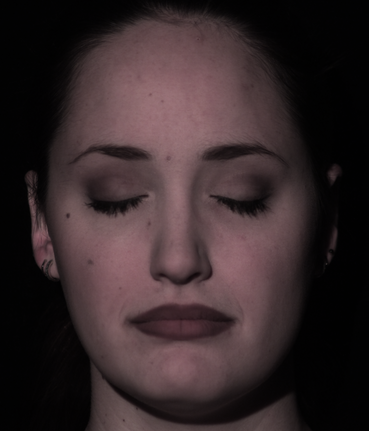
#> input picture CS283-PSets/PachecoTallaj_Natalia_pset7/data/female_01.tif, 369 x 431 px; its folder holds only this picture in this run
$ jupyter execute --allow-errors PachecoTallaj_Natalia_pset7.ipynb   (shell and % lines are left out)
#> lines starting #> are read from the running program, lines starting #| are printed output that depends on the picture
# Assignment 7
**CS283 Computer Vision, Harvard University, Fall 2019**

**Due Wednesday, Oct. 30, at 5:00pm**

Name: *Natalia Pacheco-Tallaj*

---

The purpose of this homework is to reinforce the topics of radiometry, reflectance, and photometric stereo. Forsyth and Ponce's chapter on Radiometry will be helpful for this assignment.

As always, your submission must follow the Submission Guidelines and take the form of an HTML version of the notebook (<tt>.html</tt>), and a ZIP containing your Jupyter notebook (<tt>.ipynb</tt>), and accompanying <tt>./data</tt> and <tt>./src</tt> and possibly <tt>./img</tt> folders. (The <tt>./src</tt> folder will be empty this week.)

[cell 1]
# Run this cell (only once) to install the unzip command.
# If you already installed this for previous assignments, no need to reinstall.

[cell 2]
# Extract required pset folders (make sure you ran the first cell first)

[cell 3]
# Import any required libraries here
import cv2                               # OpenCV
import numpy as np                       # numpy
import pickle

# Use this line to make matplotlib plot inline (only need to call it once when importing matplotlib)

import matplotlib.pyplot as plt
from matplotlib.colors import LightSource
from mpl_toolkits.mplot3d import axes3d
from matplotlib import cm
# Modify this line to adjust the displayed plot size. You can also call
# it with different parameters before specific plots.
plt.rcParams['figure.figsize'] = [10, 10]

## Question 1 (10 points)

For Lambertian surfaces, the BRDF is a constant function of the input and output directions. For such a material, we often describe the reflectance in terms of its *albedo*, which is given the symbol $\rho$.  For a Lambertian
surface, the BRDF and albedo are related by $f_r(\vec{v}_i,\vec{v}_o)=\rho/\pi.$  Using conservation of energy, prove
that $0\le\rho\le1$.

### Answer:
The directional hemispheric reflectance is the fraction of the incident irradiance in a given direction that is reflected by the surface in any direction. By conservation of energy, this fraction must be less than or equal to 1, since the surface cannot reflect more energy than it receives.

That is to say, if we illuminate our Lambertian surface with a single patch source of size $dA$, the incoming energy, which is given by
$$L_i(\theta_i, \phi_i)\cos\theta_id\omega dA dt$$
should be greater or equal than the outgoing energy in all directions, which is given by integrating the outgoing energy on each direction:
$$\int_\Omega L_o(\theta_o, \phi_o) \cos\theta_o d\omega_o dA dt $$
That is,
$$L_i(\theta_i, \phi_i)\cos\theta_id\omega dA dt\geq \int_\Omega L_o(\theta_o, \phi_o) \cos\theta_o d\omega_o dA dt$$
and since both quantities are $\geq 0$, we have that
$$1\geq \frac{\int_\Omega L_o(\theta_o, \phi_o) \cos\theta_o d\omega_o dA dt}{L_i(\theta_i, \phi_i)\cos\theta_id\omega dA dt}$$
Notice that the BRDF $f_r$ is equal to
$$f_r = \frac{L_o(\theta_o, \phi_o}{L_i(\theta_i, \phi_i)\cos\theta_id\omega}$$
so we have
\begin{align*}
       1&\geq  \int_\Omega f_r(\vec{v}_i, \vec{v}_0)\cos\theta_0d\omega_0= \int_\Omega \frac{\rho}{\pi}\cos\theta_0 d\omega_0\\
        &= \frac{\rho}{\pi}\int_0^{\frac{\pi}{2}}\int_0^{2\pi}\cos\theta_0\sin\theta_0d\phi_0d\theta_0= \frac{\rho}{\pi}\int_0^{\frac{\pi}{2}}\int_0^{2\pi}\frac{\sin 2\theta_0}{2}d\phi_0d\theta_0\\
        &= \frac{\rho}{\pi}\int_0^{\frac{\pi}{2}}\left[\frac{\sin 2\theta_0}{2}\phi_0\right]_0^{2\pi}d\theta_0= \frac{\rho}{\pi}\int_0^{\frac{\pi}{2}}2\pi \frac{\sin 2\theta_0}{2}d\theta_0 \\
        &= \frac{\rho}{\pi}2\pi \left[\frac{-\cos 2\theta}{4}\right]_0^{\frac{\pi}{2}}= \frac{\rho}{\pi}2\pi \left(\frac{1}{4}-(-\frac{1}{4})\right)= \frac{\rho}{\pi}2\pi \frac{1}{2}\\
        &= \rho
\end{align*}

## Question 2 (10 points)

Load the file <tt>bunny.pickle</tt> from the data folder of this assignment.

There is a single variable in this file; the variable <tt>N</tt> is an $h\times w\times 3$ array of surface normals. <tt>N[i,j,0], N[i,j,1]</tt>, and <tt> N[i,j,2]</tt> are the $x,\ y$, and $z$ components of the surface normal at
the $(i, j)^\mathrm{th}$ surface point, as observed by an orthographic camera with view direction $(0,0,1)$.

**a.** Use <tt>matplotlib.pyplot.quiver()</tt> to display the $x$-$y$ components of the normal field and print the result. (See the example in *Hints and Information* below.)

#> (a cell that did not finish here is left out)

**b.** Compute and display the radiance emitted from each point assuming Lambertian reflectance and constant albedo (equal to one), with a distant point light source in direction $\hat{s}=(0,\ 0,\ 1)$, by typing <tt>plt.imshow(N[:,:,2],cmap='gray')</tt>. Explain why this works.

#> (a cell that did not finish here is left out)

### Answer:
The radiance leaving the surface at a point $\textbf{x}$ in direction $\theta_o, \phi_o$ is
    $$L_o(\textbf{x}, \theta_o, \phi_o) = \int_\Omega f_r(\theta_i, \phi_i, \theta_o, \phi_o) L_i(\textbf{x}, \theta_i, \phi_i) \cos\theta_id\omega =\int_\Omega \frac{1}{\pi} L_i(\textbf{x}, \theta_i, \phi_i) \cos\theta_id\omega  $$
since we are assuming the surface is Lambertian with albedo $\rho = 1$.
Since we are assuming the point light source is very far away in the direction of $(0,0,1)$, then the angle between the normal vector $\vec{n} = (n_x,n_y,n_z)$ at each point and the ray of light coming from the light source is approximately the angle between $(0,0,1)$ and $(n_x,n_y,n_z)$. (That is, the vector $x - l$ where $x$ is a point and $l$ is the light source is roughly invariant and equal to $(0,0,1)$ since the distance between points is small relative to the distance to the light source, and furthemore the light source is assumed to lie directly above the surface $(x,y,f(x,y))$). Thus we have $(0,0,1)\cdot (n_x,n_y,n_z) = |(x,y,z)|\cos\theta_i$ and since the normals are unit length we have $n_z = \cos\theta_i$ at each point.
   Furthermore, since we only have one point light source in the direction $(0,0,1)$, we may assume $L_i(\textbf{x}, \theta_i, \phi_i)$ is $0$ outside some small patch around the direction of $(0,0,1)$ (i.e. the direction $(\theta_i, \phi_i) = (0,0)$), so we may assume $L_i(\textbf{x}, \theta_i, \phi_i)$ behaves roughly like a delta function about $(\theta_i, \phi_i) = (0,0)$ (the direction of $(0,0,1)$) and therefore $L_o(\textbf{x}, \theta_0, \phi_0) = \int_\Omega \frac{1}{\pi} L_i(\textbf{x}, \theta_i, \phi_i) \cos\theta_id\omega \approx \frac{1}{\pi}\cos\theta_i$ where $\theta_i$ is the angle between $\vec{n}$ and $(0,0,1)$, and we've computed this cosine to be approximately $n_z$, therefore
   $$L_0(\textbf{x}, \theta_0, \phi_0) \approx \frac{1}{\pi} n_z$$
which is proportional to $n_z$, so it suffices to plot the $z$ coordinates of the normal vectors to get a picture of the radiance. (this is all defined up to scale anyways since according to the book we assume the response at the camera is some constant multiple of the surface radiosity)

Actually, I could've done this more simply by just stating the result we discussed in class that the value $I$ of the image should be $a\vec{n}\cdot \vec{l}$, albedo times normal dotted with light source, which is $a ||n||||l|| \cos\theta_i = n_z$, i.e. exactly what we plotted.

**c.** Compute, display and print the emitted radiance for three different light source directions which are rotated i) $45^\circ$ up, ii) $45^\circ$ right, and iii) $75^\circ$ right from the frontal direction $\hat{s}=(0,\ 0,\ 1)$. Can you spot errors in the field of surface normals?  What are the illumination effects being ignored in this calculation of scene radiance?

[cell 6]
plt.rcParams['figure.figsize'] = [20, 20]
# direction 45 degrees up is (0, sqrt(2)/2, sqrt(2)/2).
# By same logic as above, since we are assuming a far away point,
# to plot the radiance we should just plot the dot product of
# (0, sqrt(2)/2, sqrt(2)/2) with the unit normals
# we take the max of this dot product and 0 to account for the most obvious
# instances of occlusion (if the dot product is negative the surface normal is facing
# away from the light and for most surfaces is occluded by the rest of the surface)
plt.subplot(131, title='45deg up')
#> (the rest of this cell did not finish here and is left out)

### Answer:
The most obvious error is at the belly of the bunny, we can see it most distinctly on the rightmost image, where there is a very bright spot that we know should be dark because of occlusion from the body of the bunny. A less obvious error occurs near the leg, where certain portions are lit up that we infer should also be occluded. This is due to the fact that we are using a local lighting model that only takes into account self-shadows that occur by the normal vector of a surface pointing away from the light source. But this model doesn't take into account occlusion from faraway objects or portions of the surface. So even though there is something covering the belly or leg of the bunny from the light, just because the normal vector is pointing in the direction of the light our algorithm thinks it should be illuminated.

## Question 3 (10 points)

A small Lambertian source $dA$ is centered at $P$ and emits radiance L. The orientation of this patch is the same as that of a plane containing two points,  $X_1$ and $X_2$. The point $X_1$ is the point on this plane that is closest to $P$, and the distance from $P$ to $X_1$ is $D$ as shown.

**a.** Calculate the solid angle subtended by $dA$ at points $X_1$ and $X_2$.

### Answer:
At point $X_1$ the solid angle subtended by $dA$ is
$$d\omega_1 = \frac{dA \cos 0}{D^2} = \frac{dA}{D^2}$$
To get the solid angle at point $X_2$ we need the distance $R$ from $P$ to $X_2$. We have that $\cos\alpha = \frac{D}{R}$ so $R = \frac{D}{\cos\alpha}$, and at point $X_2$, the solid angle is
$$d\omega_2 = \frac{dA \cos\alpha}{\left(\frac{D}{\cos\alpha}\right)^2} = \frac{dA}{D^2}\cos^3\alpha $$

**b.** Calculate the irradiance $E$ incident on the plane at points $X_1$ and $X_2$, and calculate the ratio $E(X_1)/E(X_2)$.

### Answer:
A surface illuminated by a radiance of $L_i(\textbf{x}, \theta_i, \phi_i)$ coming from a region of solid angle $d\omega$ in direction $(\theta_i, \phi_i)$ respect to the local coordinates receives an irradiance of $L_i(\textbf{x}, \theta_i, \phi_i) \cos\theta_id\omega$. Therefore we have
$$E(X_1) = L_i(X_1, 0, 0)d\omega_1 = L_i(X_1,0,0) \frac{dA}{D^2}$$
and
$$E(X_2) = L_i(X_2, \alpha,0)d\omega_2 = L_i(X_2, \alpha,0)\cos\alpha\frac{dA}{D^2}\cos^3\alpha$$
so that
$$E(X_1)/E(X_2) = \frac{L_i(X_1,0,0)}{L_i(X_2,\alpha,0)}\frac{1}{\cos^4\alpha} = \frac{L}{L}\frac{1}{\cos^4\alpha} = \frac{1}{\cos^4\alpha} $$


## Question 4 (20 points)

The data folder of this assignment contains a set of seven photometric stereo images <tt>./data/female_01.tif</tt> through <tt>./data/female_07.tif</tt>, along with <tt>sources.pickle</tt>, which containins the light source vectors (in a variable named <tt>S</tt>).

**a.** Estimate the surface normal and grayscale albedo for each pixel. Plot these values using <tt> plt.imshow</tt> for the albedo values and <tt> plt.quiver</tt> for the surface normals.

[cell 7]
ims = []
for i in range(1,8):
    ims.append(cv2.imread('./data/female_0%d.tif' % i, 0))

S = pickle.load(open('./data/sources.pickle', 'rb'))['S']
#> (reads CS283-PSets/PachecoTallaj_Natalia_pset7/data/sources.pickle from the repository)
#> S = [[-0.142, -0.18, -0.927], [0.121, -0.203, -0.972], [-0.069, -0.0345, -0.838], [0.067, -0.0402, -0.977], [-0.163, 0.122, -0.979], [0, 0.119, -0.965], [0.148, 0.121, -0.971]]

albedo = np.zeros(ims[0].shape)
normals = np.zeros((ims[0].shape[0], ims[0].shape[1], 3))

# flatten images make each of them a row
#> (the rest of this cell did not finish here and is left out)

[cell 8]
plt.rcParams['figure.figsize'] = [20, 20]
plt.imshow(albedo, cmap='gray')
# invert y axis in quiver
skip = 6
plt.quiver(range(ims[0].shape[1])[::skip], range(ims[0].shape[0])[::skip],
           normals[::skip,::skip,0], normals[::skip,::skip,1],
           color='green', angles='xy')
plt.axis('image');
plt.axis('off');
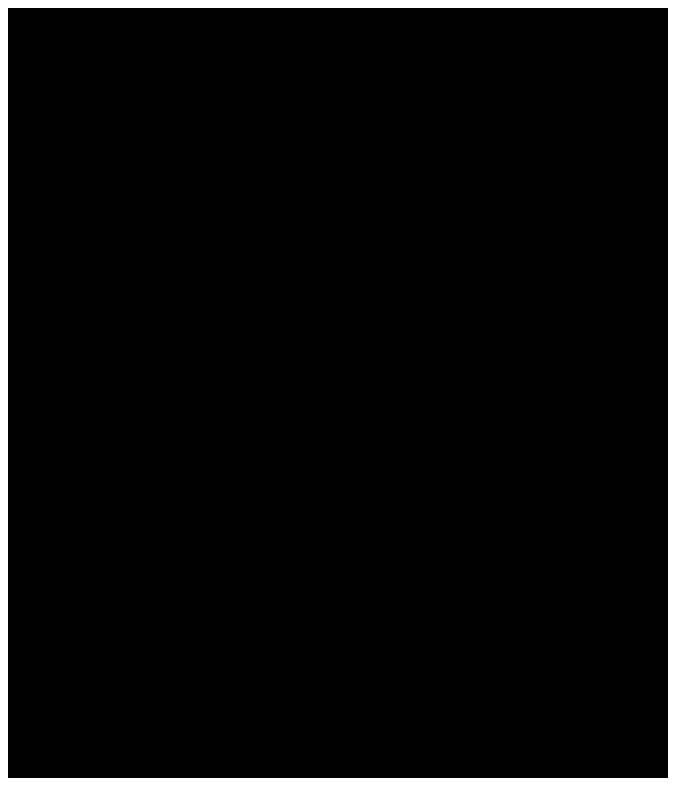
#> figure drawn by matplotlib, 1 panel

**b.** Note the poor estimates of the albedo (and surface normal) in the area surrounding the nostrils.  What is the source of this error? Describe one method for finding a better estimate of this information from these seven images.

### Answer:
 This is again a problem with failing to account for occlusion! In some of the images that we used to compute the surface normals, the area near the nostrils is shadowed by the nose itself. Instead of attributing this to occlusion, the algorithm assumes this is due to surface properties and takes it into account in the computation of the normal vector, resulting in a normal vector with the wrong direction, since the shadows are not actually due to the normal direction of the surface facing away from the light but rather to that portion of the surface being covered by the nose.

Two ways to find a better estimate for the surface normals near the nostrils. We can either mask out the shadows caused by occlusion, or only use the images where there is no occlusion or comparatively less occlusion near the nostrils.

**c.** Use the recovered surface information to predict what the person would look like (in grayscale) if illuminated from direction $\hat{s}=(0.58,-0.58,-0.58)$ and from direction $\hat{s}=(-0.58,-0.58,-0.58)$. Print your results.

### Answer:
The illumination of each pixel should be given by $I = a \textbf{n}^T\vec{l}$ where $\vec{l} = (0.58, -0.58, -0.58)$ or $\vec{l} = (-0.58,-0.58,-0.58)$.

[cell 9]
plt.rcParams['figure.figsize'] = [10, 10]
l1 = np.array([0.58,-0.58,-0.58])
l2 = np.array([-0.58,-0.58,-0.58])
im1 = albedo * np.dot(normals, l1)
#> normals: shape (431, 369, 3) float64; every value is 0
im2 = albedo * np.dot(normals, l2)

# account for self-shadows
im1 = np.maximum(im1, 0)
im2 = np.maximum(im2, 0)

plt.subplot(121, title='(0.58,-0.58,-0.58)')
plt.imshow(im1,cmap='gray')
plt.subplot(122, title='(-0.58,-0.58,-0.58)')
plt.imshow(im2,cmap='gray')
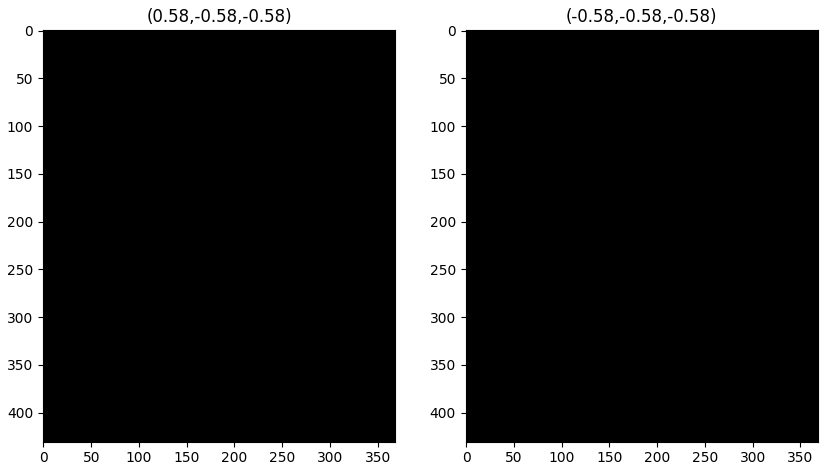
#> figure drawn by matplotlib, 2 panels

**d.** The function <tt> integrate_frankot()</tt> below can be used to recover a surface $z(x,y)$ from your
surface normals $\hat{n}(x,y)$. Run the two cells below to generate and display your surface, and then modify the second cell to include two views of your surface.

[cell 10]
def integrate_frankot(N):

    """
    integrate_frankot(N) takes an PxQx3 field of normal vectors (the third
    dimension is [x y z]) and returns a PxQ array corresponding to the
    depth of the surface, with the mean depth equal to zero.

    Reference: Frankot, R. and Chellapa, R. (1988) "A Method for Enforcing
    Integrability in Shape from Shading Algorithms."  IEEE Trans. Pattern
    Anal. Mach. Intell. 10(4):439-451.

    Args:
        N: PxQx3 field of normal vectors

    Returns:
        PxQ array corresponding to the depth of the surface, with the mean depth equal to zero

    Todd Zickler, November 2001; updated for CS283 October. 2019.

    """

    h, w = N[:, :, 0].shape
#> h = 431; w = 369

    # complain if P or Q are too big
    if (h > 512) | (w > 512):
        print('Input array too big.  Choose a smaller window.')

    # pad the array to 512x512
    nrows = 2 ** 9
    ncols = 2 ** 9

    # get surface slopes from normals; ignore points where normal is [0 0 0]
    x_sample = 1
    y_sample = 1
    zx = -x_sample * (np.sum(N, 2) != 0) * N[:, :, 0] / (N[:, :, 2] + (N[:, :, 2] == 0))
#> zx: shape (431, 369) float64; every value is 0
    zy = -y_sample * (np.sum(N, 2) != 0) * N[:, :, 1] / (N[:, :, 2] + (N[:, :, 2] == 0))

    Zx_sq = np.fft.fft2(zx, s=[nrows, ncols])
    Zy_sq = np.fft.fft2(zy, s=[nrows, ncols])
    h2 = nrows
    w2 = ncols

    Zx = Zx_sq.flatten('C')
    Zy = Zy_sq.flatten('C')

    # compute repeated frequency vectors (See Chellapa paper)
    h2_vec = np.expand_dims(np.concatenate((np.arange(0, h2/2 + 1),np.arange(-h2/2+1, 0))), 1)
    w2_vec = np.expand_dims(np.concatenate((np.arange(0, w2/2 + 1),np.arange(-w2/2+1, 0))), 1)

    Wx = np.squeeze(np.tile(2 * np.pi / h2 * h2_vec, [w2, 1]))
    Wy = np.squeeze(np.kron(2 * np.pi / w2 * w2_vec, np.ones((h2, 1))))

    # compute transform of least squares closest integrable surface
    Wx[0] = 1
    Wy[0] = 1
    # remove first column because it's all zeros (then add C(0)=0)
    C = (-1j * Wx * Zx - 1j * Wy * Zy) / (np.power(Wx, 2) + np.power(Wy, 2))

    # set DC component of C
    C[0] = 0

    # invert transform to get depth of integrable surface
    Z = np.real(np.fft.ifft2(np.reshape(C, [h2, w2], 'C')))
#> Z: shape (512, 512) float64; every value is 0

    # crop Z to original input shape
    Z = Z[:h, :w]

    return Z

[cell 11]
n = normals

[cell 12]
# Run the cell below to plot Z as a surface:

Z = integrate_frankot(n)

h, w = n[:, :, 0].shape
#> h = 431; w = 369

# Define a meshgrid of X and Y coordinates
X,Y = np.meshgrid(np.arange(w), np.arange(h))

# Create a figure and define its axes
fig = plt.figure(figsize=(20,10))
ax = fig.add_subplot(1,2,1,projection='3d')
ax.axis('off')

# Define the viewing angle
ax.view_init(elev=240, azim=-50)

# Define a light source direction
ls = LightSource(azdeg=260, altdeg=125)
surf_illum = ls.shade(Z, cmap=cm.gist_yarg)
#> surf_illum: shape (431, 369, 4) float64; every value is 1

# Shade data, creating an rgb array.
surf = ax.plot_surface(X, Y, Z, rstride=2, cstride=2, linewidth=0,
                       antialiased=False, facecolors=surf_illum)#color='gray')
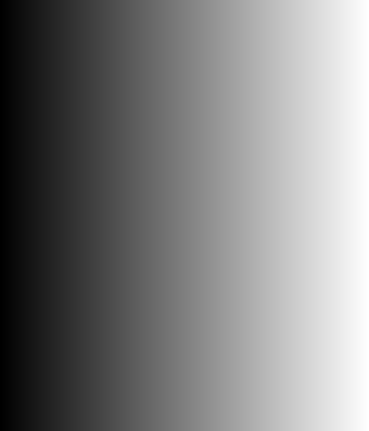
#> X: shape (431, 369) int64; min 0, max 368, mean 184; drawn with min black and max white
# Resolution of rendering and time needed to render will depend on rstride and cstride

# Create cubic bounding box to simulate equal aspect ratio
# https://stackoverflow.com/questions/13685386/matplotlib-equal-unit-length-with-equal-aspect-ratio-z-axis-is-not-equal-to
max_range = np.array([X.max()-X.min(), Y.max()-Y.min(), Z.max()-Z.min()]).max()
#> max_range = 430
Xb = 0.5*max_range*np.mgrid[-1:2:2,-1:2:2,-1:2:2][0].flatten() + 0.5*(X.max()+X.min())
#> Xb = [-31, -31, -31, -31, 399, 399, 399, 399]
Yb = 0.5*max_range*np.mgrid[-1:2:2,-1:2:2,-1:2:2][1].flatten() + 0.5*(Y.max()+Y.min())
#> Yb = [0, 0, 430, 430, 0, 0, 430, 430]
Zb = 0.5*max_range*np.mgrid[-1:2:2,-1:2:2,-1:2:2][2].flatten() + 0.5*(Z.max()+Z.min())
#> Zb = [-215, 215, -215, 215, -215, 215, -215, 215]
# Comment or uncomment following both lines to test the fake bounding box:
for xb, yb, zb in zip(Xb, Yb, Zb):
    ax.plot([xb], [yb], [zb], 'w')
#> this loop made 8 passes
#> (xb, yb, zb) on passes 1 to 8: (-31, 0, -215), (-31, 0, 215), (-31, 430, -215), (-31, 430, 215), (399, 0, -215), (399, 0, 215), (399, 430, -215), (399, 430, 215)

# Second subplot
ax = fig.add_subplot(1,2,2,projection='3d')
ax.axis('off')

# Define the viewing angle
ax.view_init(elev=320, azim=0)

# Define a light source direction
ls = LightSource(azdeg=250, altdeg=125)
surf_illum = ls.shade(Z, cmap=cm.gist_yarg)

# Shade data, creating an rgb array.
surf = ax.plot_surface(X, Y, Z, rstride=2, cstride=2, linewidth=0,
                       antialiased=False, facecolors=surf_illum)#color='gray')
# Resolution of rendering and time needed to render will depend on rstride and cstride

# Create cubic bounding box to simulate equal aspect ratio
# https://stackoverflow.com/questions/13685386/matplotlib-equal-unit-length-with-equal-aspect-ratio-z-axis-is-not-equal-to
max_range = np.array([X.max()-X.min(), Y.max()-Y.min(), Z.max()-Z.min()]).max()
Xb = 0.5*max_range*np.mgrid[-1:2:2,-1:2:2,-1:2:2][0].flatten() + 0.5*(X.max()+X.min())
Yb = 0.5*max_range*np.mgrid[-1:2:2,-1:2:2,-1:2:2][1].flatten() + 0.5*(Y.max()+Y.min())
Zb = 0.5*max_range*np.mgrid[-1:2:2,-1:2:2,-1:2:2][2].flatten() + 0.5*(Z.max()+Z.min())
# Comment or uncomment following both lines to test the fake bounding box:
for xb, yb, zb in zip(Xb, Yb, Zb):
    ax.plot([xb], [yb], [zb], 'w')

# Show the plot
plt.show()
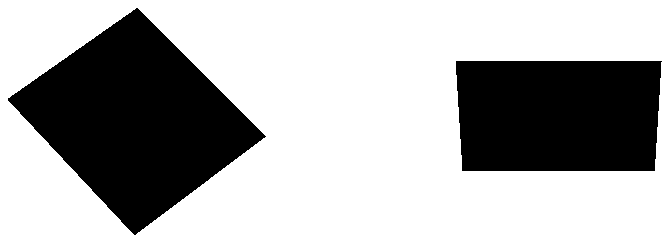
#> figure drawn by matplotlib, 2 panels
